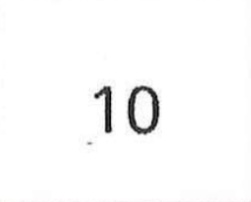
#> input picture ocr_slice/img_0.jpg, 251 x 202 px
$ python -i TableLinesRemover.py   (imports and definitions only)
#> lines starting #> are read from the running program, lines starting #| are printed output that depends on the picture; after the words box and inside, x2 and y2 are one past the last pixel; in counts of white or black regions, pixels touching at a corner belong together
#> further down, picture is the input picture: shape (202, 251, 3); mean B, G, R 250.3, 250.3, 250.3
import cv2
import numpy as np
from numpy import asarray
import Utils

class TABLELINESREMOVER:

    def __init__(self, npimage):
        self.image = npimage

    def Execute(self):
        self.Image_To_Grayscale()
        self.Threshold_Image()
        self.Invert_Image()
        self.Erode_Vertical_Lines()
        self.Erode_Horizontal_Lines()
        self.Combine_Eroded_Images()
        self.Dilate_Combined_Image()
        self.Subtract_Combined_And_Dilated_Image_From_Original_Image()
        self.Remove_Noise_With_Erode_And_Dilate()
        self.store_process_image('image_without_noise.jpg', self.image_without_lines_noise_removed)
        self.store_process_image('combine_line.jpg',self.combined_image)
        return self.image_without_lines_noise_removed

    def Image_To_Grayscale(self):
        self.grey = cv2.cvtColor(self.image, cv2.COLOR_BGR2GRAY)

    def Threshold_Image(self):
        self.thresholded_image = cv2.threshold(self.grey, 127, 255, cv2.THRESH_BINARY)[1]
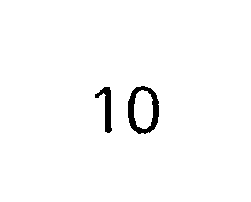
#> self.thresholded_image: shape (202, 251); 98.2% white; 2 black regions, box (x1, y1, x2, y2) and area: (128, 86, 159, 134) 608, (95, 87, 112, 133) 321

    def Invert_Image(self):
        self.inverted_image = cv2.bitwise_not(self.thresholded_image)

    def Erode_Vertical_Lines(self):
        hor = np.array([[1,1,1,1,1,1]])
        self.vertical_lines_eroded_image = cv2.erode(self.inverted_image, hor, iterations=10)
#> self.vertical_lines_eroded_image: shape (202, 251); every value is 0
        self.vertical_lines_eroded_image = cv2.dilate(self.vertical_lines_eroded_image, hor, iterations=10)

    def Erode_Horizontal_Lines(self):
        ver = np.array([[1],
               [1],
               [1],
               [1],
               [1],
               [1],
               [1]])
        self.horizontal_lines_eroded_image = cv2.erode(self.inverted_image, ver, iterations=10)
        self.horizontal_lines_eroded_image = cv2.dilate(self.horizontal_lines_eroded_image, ver, iterations=10)

    def Combine_Eroded_Images(self):
        self.combined_image = cv2.add(self.vertical_lines_eroded_image, self.horizontal_lines_eroded_image)

    def Dilate_Combined_Image(self):
        kernel = cv2.getStructuringElement(cv2.MORPH_RECT, (2, 2))
        self.combined_image_dilated = cv2.dilate(self.combined_image, kernel, iterations=5)

    def Subtract_Combined_And_Dilated_Image_From_Original_Image(self):
        self.image_without_lines = cv2.subtract(self.inverted_image, self.combined_image_dilated)

    def Remove_Noise_With_Erode_And_Dilate(self):
        kernel = cv2.getStructuringElement(cv2.MORPH_RECT, (2, 2))
        self.image_without_lines_noise_removed = cv2.erode(self.image_without_lines, kernel, iterations=1)
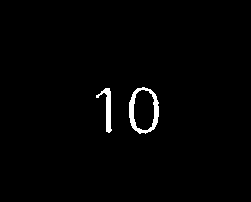
#> self.image_without_lines_noise_removed: shape (202, 251); 1.4% white; 2 white regions, box (x1, y1, x2, y2) and area: (129, 87, 159, 134) 467, (96, 88, 112, 133) 253
        self.image_without_lines_noise_removed = cv2.dilate(self.image_without_lines_noise_removed, kernel, iterations=1)
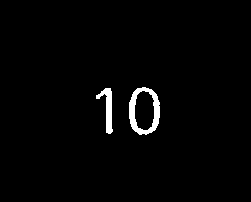
#> self.image_without_lines_noise_removed: shape (202, 251); 1.8% white; 2 white regions, box (x1, y1, x2, y2) and area: (129, 87, 160, 135) 607, (96, 88, 113, 134) 321

    def store_process_image(self, file_name, image):
        path = "./process_images/table_lines_remover/" + file_name
        cv2.imwrite(path, image)

>>> import cv2
>>> picture = cv2.imread('ocr_slice/img_0.jpg')
>>> result = TABLELINESREMOVER(picture).Execute()

$ run again, on ocr_slice/img_11.jpg
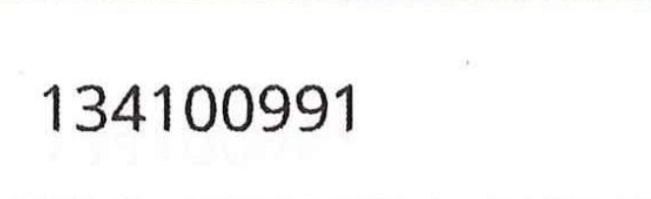
#> input picture ocr_slice/img_11.jpg, 651 x 199 px
#> picture is the input picture: shape (199, 651, 3); mean B, G, R 246.5, 246.6, 246.7
#> in Threshold_Image, `self.thresholded_image = cv2.threshold(self.grey, 127, 255, cv2.THRESH..`:
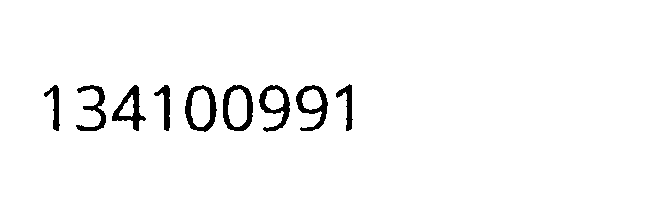
#> self.thresholded_image: shape (199, 651); 96.8% white; 9 black regions, largest, box (x1, y1, x2, y2) and area: (185, 85, 217, 132) 575, (223, 85, 253, 131) 575, (296, 85, 328, 131) 558
#> self.vertical_lines_eroded_image: shape (199, 651); every value is 0
#> in Remove_Noise_With_Erode_And_Dilate, `self.image_without_lines_noise_removed = cv2.dilate(self.image_without..`:
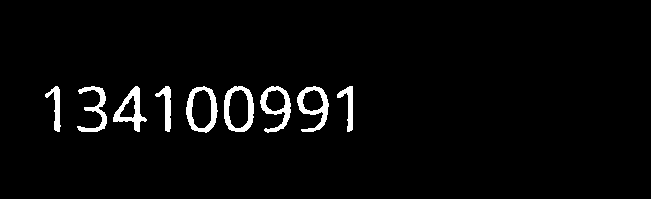
#> self.image_without_lines_noise_removed: shape (199, 651); 3.2% white; 9 white regions, largest, box (x1, y1, x2, y2) and area: (186, 86, 218, 133) 575, (224, 86, 254, 132) 575, (297, 86, 329, 132) 557
